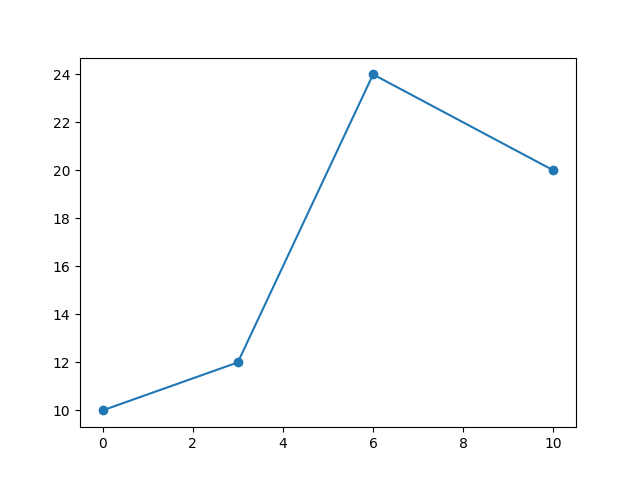

Write the Python code that produced this figure.
import matplotlib.pyplot as mp
import numpy as np
mp.plot(np.array([0,3,6,10]),np.array([10,12,24,20]),marker="o")
mp.show()
